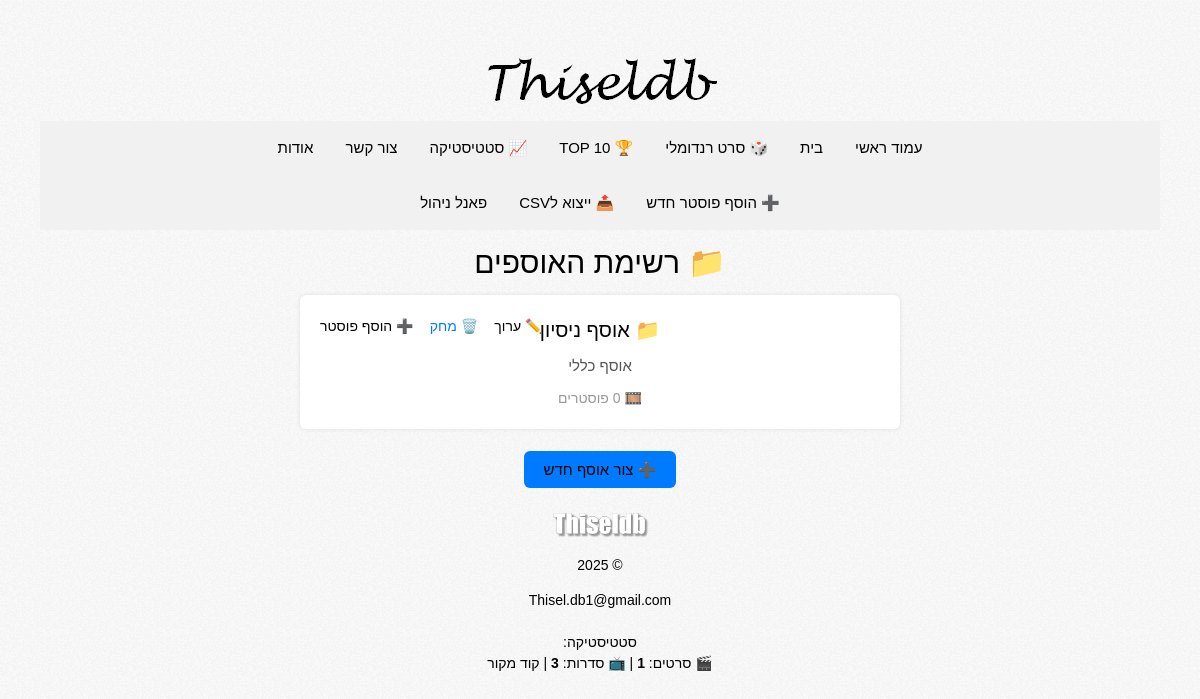
The page /collections.php on the database its author committed.
### tables this page shows
CREATE TABLE `collections` (
  `id` int(11) NOT NULL,
  `name` varchar(255) DEFAULT NULL,
  `description` text DEFAULT NULL,
  `created_at` timestamp NULL DEFAULT current_timestamp(),
  `image_url` text DEFAULT NULL
);

### collections.php (the view, shortened to what this page needs)
<?php
include 'header.php';
$conn = new mysqli('localhost', 'root', '123456', 'media');
$res = $conn->query("SELECT c.*, COUNT(ci.id) as total_items
  FROM collections c
  LEFT JOIN collection_items ci ON c.id = ci.collection_id
  GROUP BY c.id
  ORDER BY c.created_at DESC");
?>
<!DOCTYPE html>
<html lang="he" dir="rtl">
<head>
</head>
<body>
<h2 style="text-align:center;">📁 רשימת האוספים</h2>
<?php if ($res->num_rows > 0): ?>
  <?php while ($c = $res->fetch_assoc()): ?>
    <div class="collection-card">
      <h3><a href="collections.php?id=<?= $c['id'] ?>">📁 <?= htmlspecialchars($c['name']) ?></a></h3>
      <div class="description"><?= htmlspecialchars($c['description']) ?></div>
      <div class="count">🎞️ <?= $c['total_items'] ?> פוסטרים</div>
      <div class="actions">
        <a href="edit_collection.php?id=<?= $c['id'] ?>">✏️ ערוך</a>
        <form method="post" style="display:inline;">
          <button type="submit" name="delete_collection" value="<?= $c['id'] ?>" onclick="return confirm('למחוק את האוסף?')">🗑️ מחק</button>
        </form>
        <a href="add_to_collection.php?id=<?= $c['id'] ?>">➕ הוסף פוסטר</a>
      </div>
    </div>
  <?php endwhile; ?>
<?php else: ?>
  <p style="text-align:center;">😢 לא קיימים אוספים כרגע</p>
<?php endif; ?>
<div class="add-new">
  <a href="create_collection.php">➕ צור אוסף חדש</a>
</div>
</body>
</html>
<?php include 'footer.php'; ?>

### style.css (style rules this page uses)
* { font-family: Arial !important; }
a { color: #2d89ef !important;text-decoration: none !important }
body { background-image: url("images/pattern.png") !important; font-family: Arial, sans-serif; }
a { color:black !important; }
.rtl { direction: rtl !important; }

### w3.css (style rules this page uses)
html { box-sizing:border-box }
*,*:before,*:after { box-sizing:inherit }
html { -ms-text-size-adjust:100%;-webkit-text-size-adjust:100% }
body { margin:0 }
a { background-color:transparent }
button,input,select,textarea,optgroup { font:inherit;margin:0 }
button,input { overflow:visible }
button,select { text-transform:none }
button,[type=button],[type=reset],[type=submit] { -webkit-appearance:button }
html,body { font-family:Verdana,sans-serif;font-size:15px;line-height:1.5 }
html { overflow-x:hidden }
h2 { font-size:30px }
h3 { font-size:24px }
h1,h2,h3,h4,h5,h6 { font-family:"Segoe UI",Arial,sans-serif;font-weight:400;margin:10px 0 }
a { color:inherit }

### collections.php (style rules this page uses)
body { font-family:Arial; direction:rtl; background:#f9f9f9; padding:40px; }
.collection-card { background:white; padding:20px; margin:10px auto; border-radius:6px; box-shadow:0 0 4px rgba(0,0,0,0.1); max-width:600px; position:relative; }
.collection-card h3 { margin:0 0 10px 0; font-size:20px; }
.collection-card .description { color:#555; margin-bottom:10px; }
.collection-card .count { color:#999; font-size:14px; }
.collection-card .actions { position:absolute; top:20px; left:20px; }
.collection-card .actions a, .collection-card .actions button { margin-right:6px; text-decoration:none; font-size:14px; background:none; border:none; color:#007bff; cursor:pointer; }
.add-new { text-align:center; margin-top:30px; }
.add-new a { background:#007bff; color:white; padding:10px 20px; border-radius:6px; text-decoration:none; }

### rows shown on the page
collections: name "אוסף ניסיון", description "אוסף כללי", $c['id'] 1 (drawn)

### other values the page prints
$label "עמוד ראשי"
$label "בית"
$label "🎲 סרט רנדומלי"
$label "🏆 TOP 10"
$label "📈 סטטיסטיקה"
$label "צור קשר"
$label "אודות"
$label "➕ הוסף פוסטר חדש"
$label "📤 ייצוא לCSV"
$label "פאנל ניהול"
$count_movies "1"
$count_series "3"
